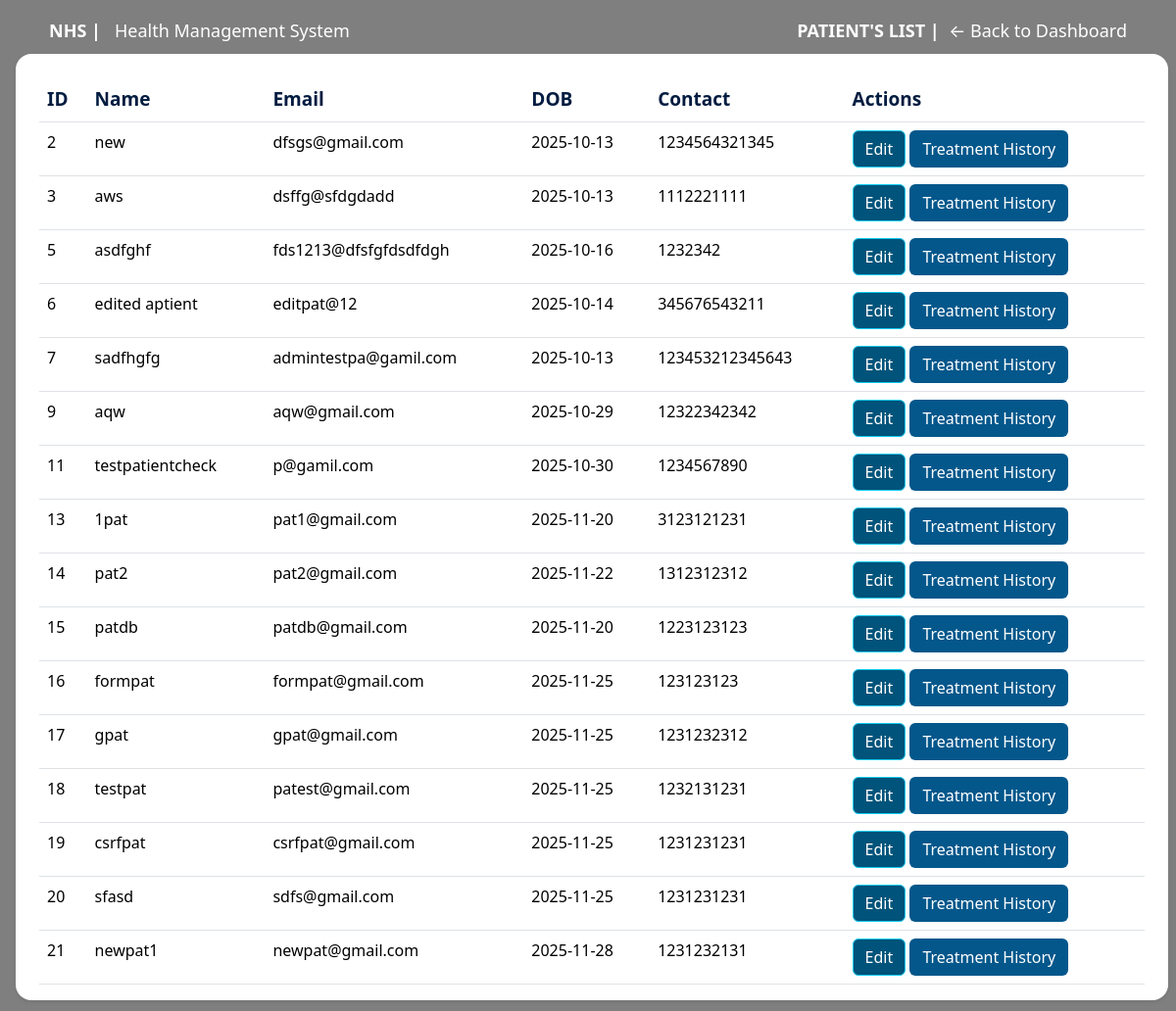
Before: /admin/patients (signed in) with the older database file.
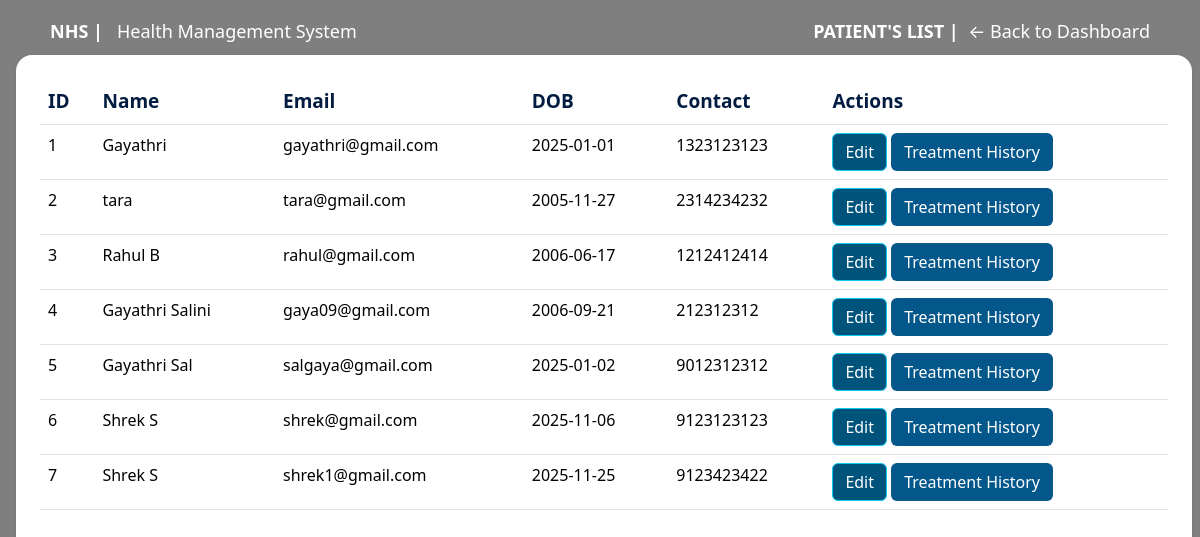
After: the same page with the newer database file.
### models/patient.py (models this page shows, shortened)
class Patient(db.Model, UserMixin):
    __tablename__ = 'patient'
    p_id = db.Column(db.Integer, primary_key=True, autoincrement=True)
    p_email = db.Column(db.String(225), unique=True, nullable=False)
    p_name = db.Column(db.String(225), nullable=False)
    p_password = db.Column(db.String(225), nullable=False)
    p_address = db.Column(db.String(225), nullable=False)
    p_dob = db.Column(db.Date, nullable=False)
    p_tel = db.Column(db.String(15), nullable=True)
    appointments = db.relationship(
        'Appointment',
        back_populates='patient',
        cascade='all, delete-orphan'
    )
    details = db.relationship(
        'PatientDetails',
        uselist=False,
        back_populates='patient',
        cascade='all, delete-orphan'
    )

### app/routes/admin/patients_list.py (the view)
@csrf.exempt
@admin_bp.route('/patients', methods=['GET', 'POST'])
@login_required
def patients_list():
    if not hasattr(current_user, 'a_email') or current_user.a_email != "admin@nhshospital.com":
        return redirect(url_for('auth.login'))
    patients = Patient.query.all()
    return render_template('admin/patients_list.html', patients=patients)

### app/templates/admin/patients_list.html (shortened to what this page needs)
{% extends 'layout.html' %}
{% block body %} landing-page {% endblock %}
{% block navbar %}
<div class="container nav_bar">
  <div class="d-flex justify-content-between align-items-center mt-2">
      <div><a href="{{ url_for('main.landing_page') }}"><strong>NHS |</strong>  &nbsp;   Health Management System</a> </div>
      <div ><a  href="{{ url_for('admin.dashboard') }}"><strong>PATIENT'S LIST |</strong>&nbsp; ← Back to Dashboard</a></div>
  </div>
</div>
{% endblock %}
{% block body__content %}
<div class="main_container  mx-3 bg-white p-4 shadow-sm rounded-4"
     style="width: 98%; height: 91vh; overflow-y: auto;">
  <table class="table table-hover">
    <thead>
      <tr>
        <th>ID</th>
        <th>Name</th>
        <th>Email</th>
        <th>DOB</th>
        <th>Contact</th>
        <th>Actions</th>
      </tr>
    </thead>
    <tbody>
      {% for patient in patients %}
      <tr>
        <td>{{ patient.p_id }}</td>
        <td>{{ patient.p_name }}</td>
        <td>{{ patient.p_email }}</td>
        <td>{{ patient.p_dob }}</td>
        <td>{{ patient.p_tel }}</td>
        <td>
           <button class="detail_btn btn btn-info"><a href="{{ url_for('admin.edit_patient', patient_id = patient.p_id) }}">Edit</a></button>
          <button class="btn btn-view" ><a href={{ url_for('admin.ptreatment_history', patient_id=patient.p_id)}}>Treatment History</a></button>
        </td>
      </tr>
      {% endfor %}
    </tbody>
  </table>
</div>
{% endblock %}

Changed rows visible on the page:
removed Patient: p_id "9", p_name "aqw", p_email "aqw@gmail.com", p_dob "2025-10-29", p_tel "12322342342"
removed Patient: p_id "11", p_name "testpatientcheck", p_email "p@gamil.com", p_dob "2025-10-30", p_tel "1234567890"
removed Patient: p_id "13", p_name "1pat", p_email "pat1@gmail.com", p_dob "2025-11-20", p_tel "3123121231"
removed Patient: p_id "14", p_name "pat2", p_email "pat2@gmail.com", p_dob "2025-11-22", p_tel "1312312312"
removed Patient: p_id "15", p_name "patdb", p_email "patdb@gmail.com", p_dob "2025-11-20", p_tel "1223123123"
removed Patient: p_id "16", p_name "formpat", p_email "formpat@gmail.com", p_dob "2025-11-25", p_tel "123123123"
removed Patient: p_id "17", p_name "gpat", p_email "gpat@gmail.com", p_dob "2025-11-25", p_tel "1231232312"
removed Patient: p_id "18", p_name "testpat", p_email "patest@gmail.com", p_dob "2025-11-25", p_tel "1232131231"
removed Patient: p_id "19", p_name "csrfpat", p_email "csrfpat@gmail.com", p_dob "2025-11-25", p_tel "1231231231"
removed Patient: p_id "20", p_name "sfasd", p_email "sdfs@gmail.com", p_dob "2025-11-25", p_tel "1231231231"
removed Patient: p_id "21", p_name "newpat1", p_email "newpat@gmail.com", p_dob "2025-11-28", p_tel "1231232131"
added Patient: p_id "1", p_name "Gayathri", p_email "gayathri@gmail.com", p_dob "2025-01-01", p_tel "1323123123"
changed Patient id 2: p_name "new" → "tara"; p_email "dfsgs@gmail.com" → "tara@gmail.com"; p_dob "2025-10-13" → "2005-11-27"; p_tel "1234564321345" → "2314234232"
changed Patient id 3: p_name "aws" → "Rahul B"; p_email "dsffg@sfdgdadd" → "rahul@gmail.com"; p_dob "2025-10-13" → "2006-06-17"; p_tel "1112221111" → "1212412414"
added Patient: p_id "4", p_name "Gayathri Salini", p_email "gaya09@gmail.com", p_dob "2006-09-21", p_tel "212312312"
changed Patient id 5: p_name "asdfghf" → "Gayathri Sal"; p_email "fds1213@dfsfgfdsdfdgh" → "salgaya@gmail.com"; p_dob "2025-10-16" → "2025-01-02"; p_tel "1232342" → "9012312312"
changed Patient id 6: p_name "edited aptient" → "Shrek S"; p_email "editpat@12" → "shrek@gmail.com"; p_dob "2025-10-14" → "2025-11-06"; p_tel "345676543211" → "9123123123"
changed Patient id 7: p_name "sadfhgfg" → "Shrek S"; p_email "admintestpa@gamil.com" → "shrek1@gmail.com"; p_dob "2025-10-13" → "2025-11-25"; p_tel "123453212345643" → "9123423422"
